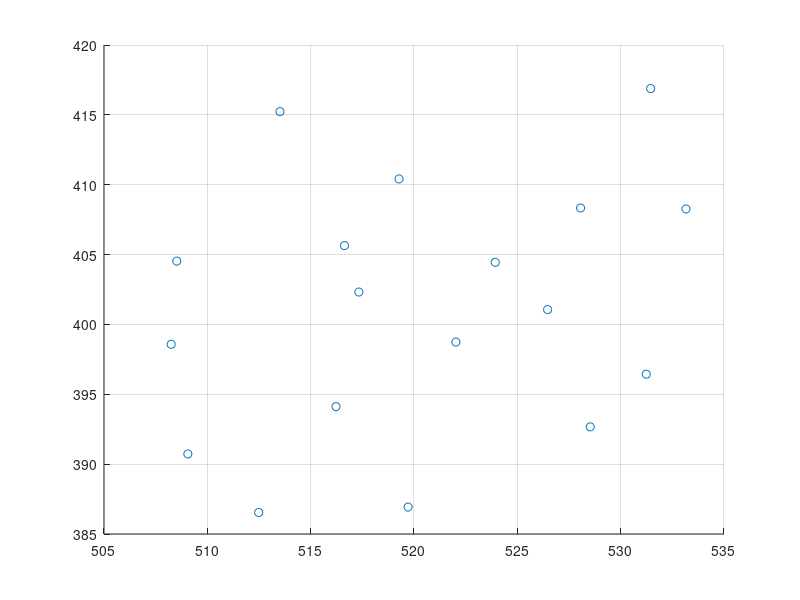

The MATLAB source for this figure: (Note: this script raises an error after producing the figure.)
%% Clear and Load

clear
close all
clc

load('pointsData.mat');
figure; grid;
hold on;
numOfROI = (unique(allPointIds))';
pointsOut = [];
pointIDsOut = [];
for i = [1 2]
    pointsIn = [];
    pointsIn(:,:) = allPoints(allPointIds == i, :);
    scatter(allPoints(allPointIds == i,1),allPoints(allPointIds == i,2))
    pointsIn = pointsIn';
    [M, inliers, ntrial] = ut_ransac(pointsIn, @est_mu_cov, 10,...
        @distest, 30, @consistencycheck, 0.8);
    pointsOut = [pointsOut;(pointsIn(:,inliers))'];
    idx = ones(size(pointsIn(:,inliers), 2), 1) * i;
    pointIDsOut = [pointIDsOut; idx];
    plot(pointsIn(1,inliers),pointsIn(2,inliers),'r.');
    %break;
end
%%  For the whole set of points
figure; grid; hold on;
scatter(allPoints(:,1),allPoints(:,2))
allPoints = allPoints';
[M, inliers, ntrial] = ut_ransac(allPoints, @est_mu_cov, 5,...
        @distest, 10, @consistencycheck, 0.3);
plot(allPoints(1,inliers),allPoints(2,inliers),'r.');